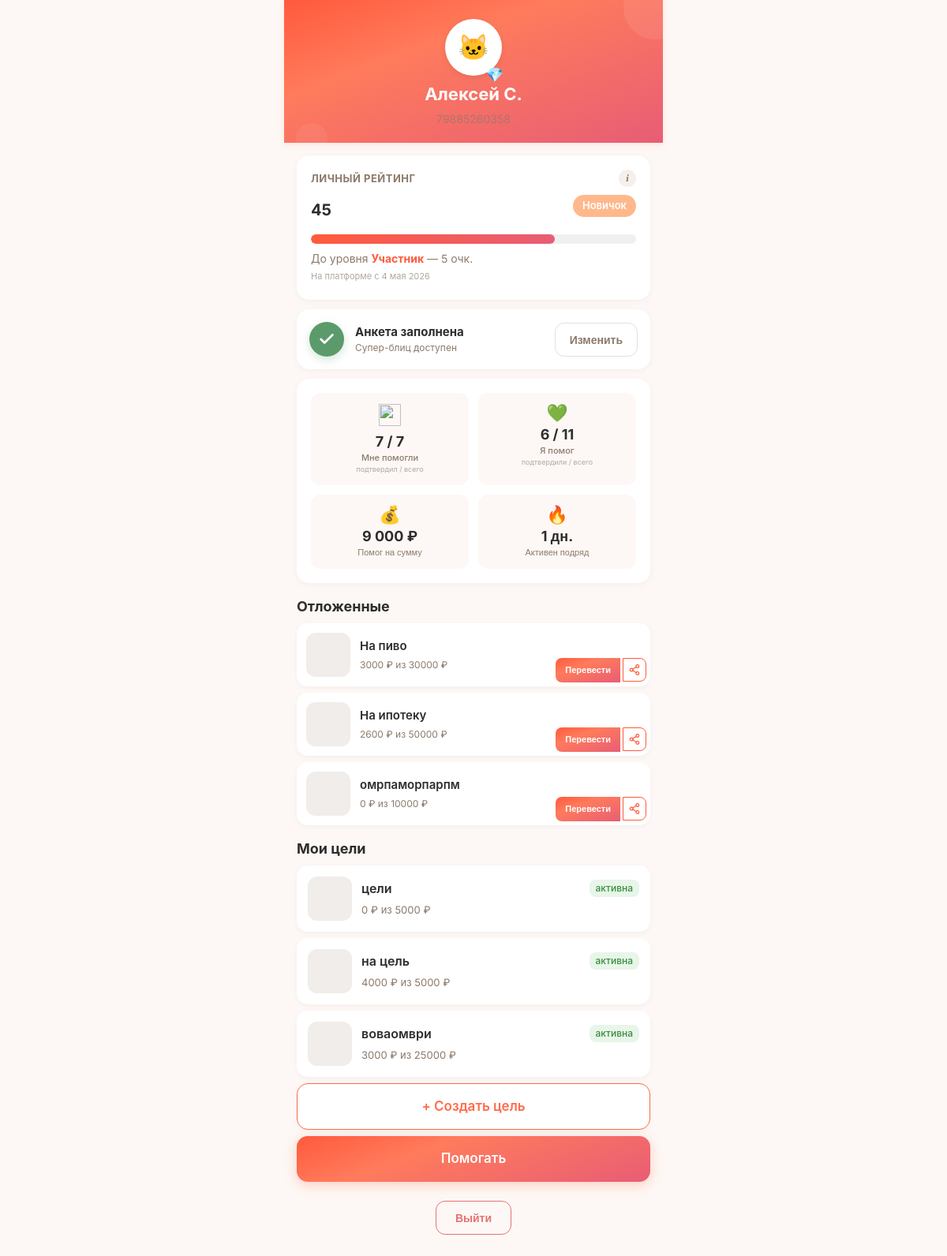
The page /profile (signed in) on the database as committed earlier.
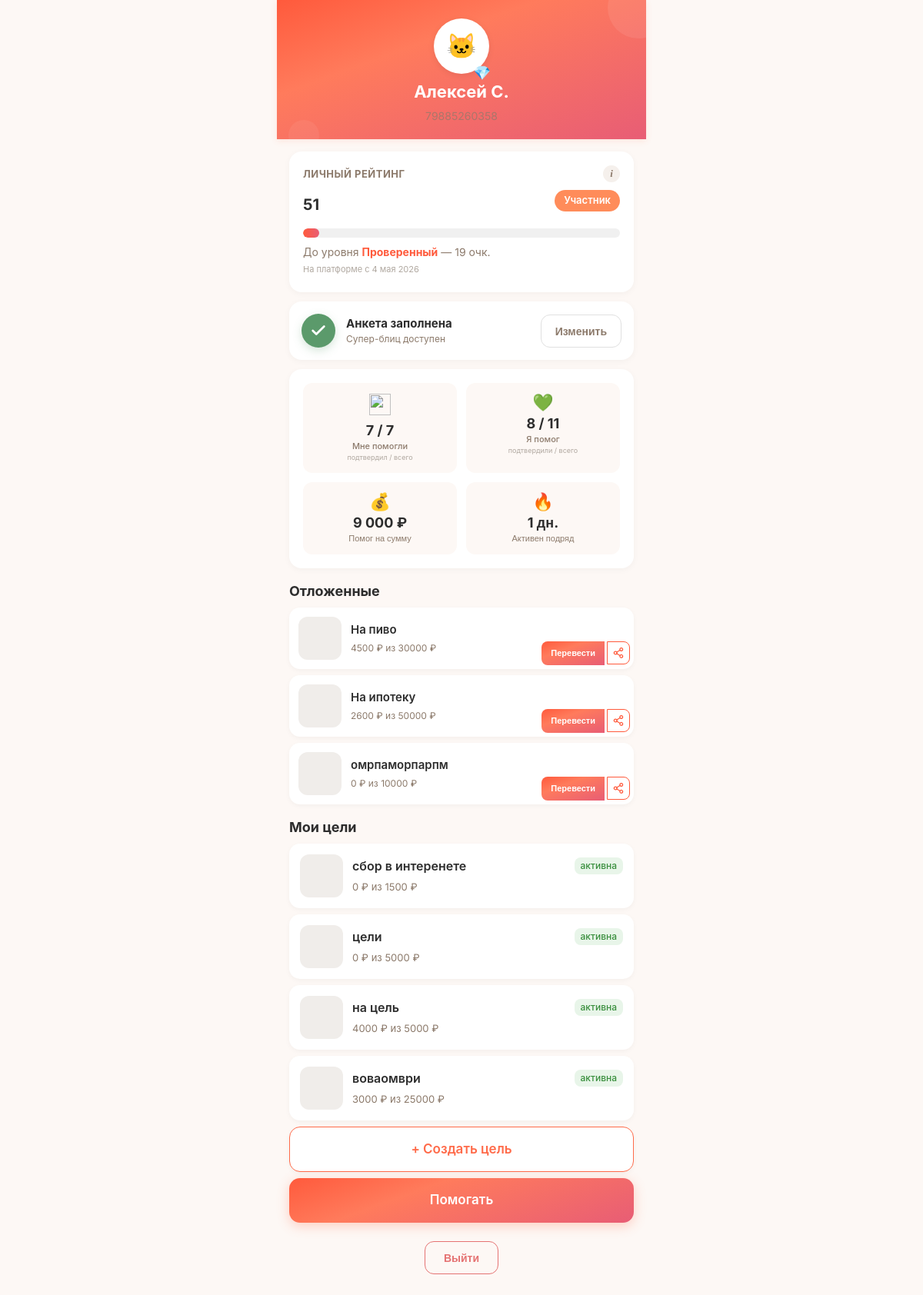
The same page on the database as committed later.
### tables this page shows
CREATE TABLE users (
            id INTEGER PRIMARY KEY AUTOINCREMENT,
            phone TEXT UNIQUE NOT NULL,
            password_hash TEXT NOT NULL,
            email TEXT NULL,
            name TEXT NULL,
            avatar_url TEXT NULL,
            max_id TEXT NULL,
            vk_id TEXT NULL,
            fcm_token TEXT NULL,
            onboarding_passed INTEGER DEFAULT 0,
            rating REAL DEFAULT 0.0,
            rating_level TEXT DEFAULT 'novice',
            confirmations_total INTEGER DEFAULT 0,
            confirmations_approved INTEGER DEFAULT 0,
            confirmations_ignored INTEGER DEFAULT 0,
            donation_streak INTEGER DEFAULT 0,
            goals_helped_close INTEGER DEFAULT 0,
            total_helped_amount REAL DEFAULT 0.00,
            priority_days INTEGER DEFAULT 0,
            circles_of_care INTEGER DEFAULT 0,
            interest_weights TEXT DEFAULT NULL,
            eternal_donation_config TEXT DEFAULT NULL,
            yellow_card_until TEXT NULL,
            is_banned INTEGER DEFAULT 0,
            created_at TEXT DEFAULT (datetime('now'))
        , xp INTEGER DEFAULT 0, xp_level TEXT DEFAULT 'novice', streak_days INTEGER DEFAULT 0, last_action_date TEXT, ip_registered TEXT, author_badge TEXT, trust_score INTEGER DEFAULT 50, trust_level TEXT DEFAULT 'guest', is_admin INTEGER DEFAULT 0, profile_completed INTEGER DEFAULT 0, identity_verified INTEGER DEFAULT 0, city TEXT, region_code TEXT, region_name TEXT, birth_date TEXT, onboarding_step INTEGER DEFAULT 0, identity_verified_at TEXT, identity_doc_path TEXT, identity_selfie_path TEXT);

CREATE TABLE "goals" (
        id INTEGER PRIMARY KEY AUTOINCREMENT,
        user_id INTEGER NOT NULL,
        type TEXT NOT NULL CHECK(type IN ('super_blitz','blitz','serious','urgent','group')),
        title TEXT NOT NULL,
        description TEXT NULL,
        photo_url TEXT NULL,
        amount_goal REAL NOT NULL,
        amount_collected REAL DEFAULT 0.00,
        ends_at TEXT NULL,
        status TEXT DEFAULT 'draft' CHECK(status IN ('draft','active','frozen','completed','failed','lightning_failed','hidden')),
        trial_ends_at TEXT NULL,
        subscription_active_until TEXT NULL,
        last_boosted_at TEXT NULL,
        is_lightning INTEGER DEFAULT 0,
        lightning_started_at TEXT NULL,
        moderation_status TEXT DEFAULT 'pending',
        completion_type TEXT DEFAULT 'organic',
        is_seed INTEGER DEFAULT 0,
        views_count INTEGER DEFAULT 0,
        views_24h INTEGER DEFAULT 0,
        donations_count INTEGER DEFAULT 0,
        donations_24h INTEGER DEFAULT 0,
        created_at TEXT DEFAULT (datetime('now')), photos TEXT,
        FOREIGN KEY (user_id) REFERENCES users(id)
    );

### main.py (the view, shortened to what this page needs)
@app.route('/profile')
@login_required
def profile():
    user = get_current_user()
    db = get_db()
    goals = db.execute("SELECT * FROM goals WHERE user_id = ? ORDER BY created_at DESC", (user['id'],)).fetchall()
    received_total = db.execute(
        "SELECT COUNT(*) FROM donations WHERE goal_id IN (SELECT id FROM goals WHERE user_id = ?) AND donor_id IS NOT NULL",
        (user['id'],)
    ).fetchone()[0]
    received_approved = db.execute(
        "SELECT COUNT(*) FROM donations WHERE goal_id IN (SELECT id FROM goals WHERE user_id = ?) AND donor_id IS NOT NULL AND status IN ('recipient_confirmed','completed')",
        (user['id'],)
    ).fetchone()[0]
    sent_total = db.execute(
        "SELECT COUNT(*) FROM donations WHERE donor_id = ?",
        (user['id'],)
    ).fetchone()[0]
    sent_approved = db.execute(
        "SELECT COUNT(*) FROM donations WHERE donor_id = ? AND status IN ('recipient_confirmed','completed')",
        (user['id'],)
    ).fetchone()[0]
    ignored = db.execute(
        "SELECT d.amount_reported, d.donor_confirmed_at, u.phone as donor_phone FROM donations d LEFT JOIN users u ON d.donor_id = u.id WHERE d.goal_id IN (SELECT id FROM goals WHERE user_id = ?) AND d.status = 'donor_confirmed' AND datetime(d.donor_confirmed_at) <= datetime('now', '-24 hours') ORDER BY d.donor_confirmed_at DESC LIMIT 10",
        (user['id'],)
    ).fetchall()
    months = ['января','февраля','марта','апреля','мая','июня','июля','августа','сентября','октября','ноября','декабря']
    ignored_list = []
    liked_goals = db.execute("""
        SELECT g.*, u.name as author_name, u.xp_level as author_level
        FROM likes l
        JOIN goals g ON l.goal_id = g.id
        JOIN users u ON g.user_id = u.id
        WHERE l.user_id = ?
        ORDER BY l.created_at DESC
    """, (user['id'],)).fetchall()
    db.close()
    return render_template('profile.html',
        user=user,
        goals=goals,
        received_total=received_total,
        received_approved=received_approved,
        sent_total=sent_total,
        sent_approved=sent_approved,
        ignored_donations=ignored_list,
        liked_goals=liked_goals)

### main.py (called while the page is built)
def get_current_user():
    if 'user_id' in session:
        db = get_db()
        try:
            user = db.execute("SELECT * FROM users WHERE id = ?", (session['user_id'],)).fetchone()
            return user
        except:
            return None
        finally:
            db.close()
    return None

def login_required(f):
    @wraps(f)
    def wrap(*args, **kwargs):
        if 'user_id' not in session:
            flash('Сначала войдите в аккаунт.', 'warning')
            return redirect(url_for('login'))
        return f(*args, **kwargs)
    return wrap

def level_emoji(level_key):
    return LEVEL_EMOJI.get(level_key, '🌱')

def format_date(date_str):
    if not date_str:
        return ''
    try:
        parts = date_str[:10].split('-')
        return f"{int(parts[2])} {MONTHS[int(parts[1])-1]} {parts[0]}"
    except:
        return date_str[:10]

### models.py (called while the page is built)
def get_db():
    conn = sqlite3.connect(DATABASE, timeout=10)
    conn.row_factory = sqlite3.Row
    conn.execute("PRAGMA journal_mode=WAL")
    conn.execute("PRAGMA synchronous=NORMAL")
    conn.execute("PRAGMA busy_timeout=5000")
    conn.execute("PRAGMA foreign_keys = ON")
    return conn

### templates/profile.html (shortened to what the changed rows need)
<!DOCTYPE html>
<html lang="ru">
<head>
    <link rel="stylesheet" href="/static/style.css?v=7">
</head>
<body>
    <div class="container">
        <div class="profile-header">
            <div style="position:relative; display:inline-block;">
            <div class="avatar">🐱</div>
            <span style="position:absolute; bottom:-2px; right:-2px; font-size:18px;">
                {{ user.xp_level|level_emoji }}
            </span>
        </div>
            <h1>{{ user.name or 'Аноним' }}</h1>
            <p class="phone">{{ user.phone }}</p>
        </div>
        {% set tp = trust_progress(user.trust_score or 0) %}
        {% set segs = trust_segments(user.trust_score or 0) %}
        <div class="card" style="position:relative;">
            <div class="card-header-row">
                <span class="card-title">Личный рейтинг</span>
                <button class="info-icon" type="button">i</button>
            </div>
            <div class="trust-row">
                <span class="trust-value">{{ user.trust_score or 0 }}</span>
                {% for seg in segs %}{% if seg.is_current %}<span class="level-badge" style="background: {{ seg.color }}; color: white;">{{ seg.name }}</span>{% endif %}{% endfor %}
            </div>
            <div class="rating-bar" onclick="toggleRatingScale()">
                <div class="rating-fill" style="width: {{ tp.progress_pct }}%;"></div>
            </div>
            <p class="trust-next">
                {% if tp.next_name %}
                    До уровня <strong>{{ tp.next_name }}</strong> — {{ tp.points_to_next }} очк.
                {% else %}
                    👑 Максимальный уровень
                {% endif %}
                <span class="trust-since">На платформе с {{ user.created_at|format_date }}</span>
            </p>
        </div>
        <div class="card">
            <div class="stats-grid">
                <a href="/profile/sent" class="stats-cell stats-cell-link">
                    <div class="stats-icon">💚</div>
                    <div class="stats-num">{{ sent_approved }} / {{ sent_total }}</div>
                    <div class="stats-lbl">Я помог<br><span class="stats-hint">подтвердили / всего</span></div>
                </a>
                <button type="button" class="stats-cell stats-cell-btn" onclick="openSumModal()">
                    <div class="stats-icon">💰</div>
                    <div class="stats-num">{{ "{:,.0f}".format(user.total_helped_amount or 0).replace(',', ' ') }} ₽</div>
                    <div class="stats-lbl">Помог на сумму</div>
                </button>
                <button type="button" class="stats-cell stats-cell-btn" onclick="openStreakModal()">
                    <div class="stats-icon">🔥</div>
                    <div class="stats-num">{{ user.streak_days or 0 }} дн.</div>
                    <div class="stats-lbl">Активен подряд</div>
                </button>
            </div>
        </div>
        {% if liked_goals %}
        {% for lg in liked_goals %}
        <div class="liked-goal">
            <a class="liked-goal-cover" href="/goal/{{ lg.id }}" {% if lg.photo_url %}style="background-image: url('{{ lg.photo_url }}');"{% endif %}></a>
            <div class="liked-goal-info">
                <a class="liked-goal-title" href="/goal/{{ lg.id }}">{{ lg.title }}</a>
                <div class="liked-goal-meta">
                    {{ "%.0f"|format(lg.amount_collected) }} ₽ из {{ "%.0f"|format(lg.amount_goal) }} ₽
                </div>
            </div>
            <div class="liked-goal-actions">
                <a class="lg-btn-primary" href="/goal/{{ lg.id }}">Перевести</a>
                <button class="lg-btn-share" onclick="shareGoal('{{ lg.id }}', '{{ lg.title|e }}')" title="Поделиться">
                    <div class="share-icon-{{ lg.id }}" style="width:20px;height:20px;"></div>
                </button>
            </div>
        </div>
        {% endfor %}
        {% endif %}
        {% if goals %}
            {% for goal in goals %}
            <a class="goal-item" href="/goal/{{ goal.id }}">
                <div class="goal-cover" {% if goal.photo_url %}style="background-image: url('{{ goal.photo_url }}');"{% endif %}></div>
                <div class="goal-info">
                    <div class="top">
                        <span class="title">{{ goal.title }}</span>
                        <span class="status status-{{ goal.status }}">{% if goal.status == 'active' %}активна{% elif goal.status == 'completed' %}завершена{% elif goal.status == 'frozen' %}заморожена{% else %}{{ goal.status }}{% endif %}</span>
                    </div>
                    <div style="font-size:13px;color:#8C7A6B;">
                        {{ "%.0f"|format(goal.amount_collected) }} ₽ из {{ "%.0f"|format(goal.amount_goal) }} ₽
                    </div>
                </div>
            </a>
            {% endfor %}
        {% else %}
            <div class="card" style="text-align:center;">
                <p style="color:#8C7A6B; margin:0;">У вас пока нет целей</p>
            </div>
        {% endif %}
    </div>
</body>
</html>

Rows that differ between the two databases and show on the page:
changed users "Алексей С.": trust_score "45" → "51"
changed goals "На пиво": amount_collected "3000" → "4500"
added goals: title "сбор в интеренете", status "активна", amount_collected "0", amount_goal "1500", shown under "Мои цели"
Other text that changed with them:
{{ tp.progress_pct }}: 75 → 5 (drawn)
{{ tp.next_name }}: "Участник" → "Проверенный"
{{ tp.points_to_next }}: "5" → "19"
{{ sent_approved }}: "6" → "8"
new list line: "Участник"
list line gone: "Новичок"
